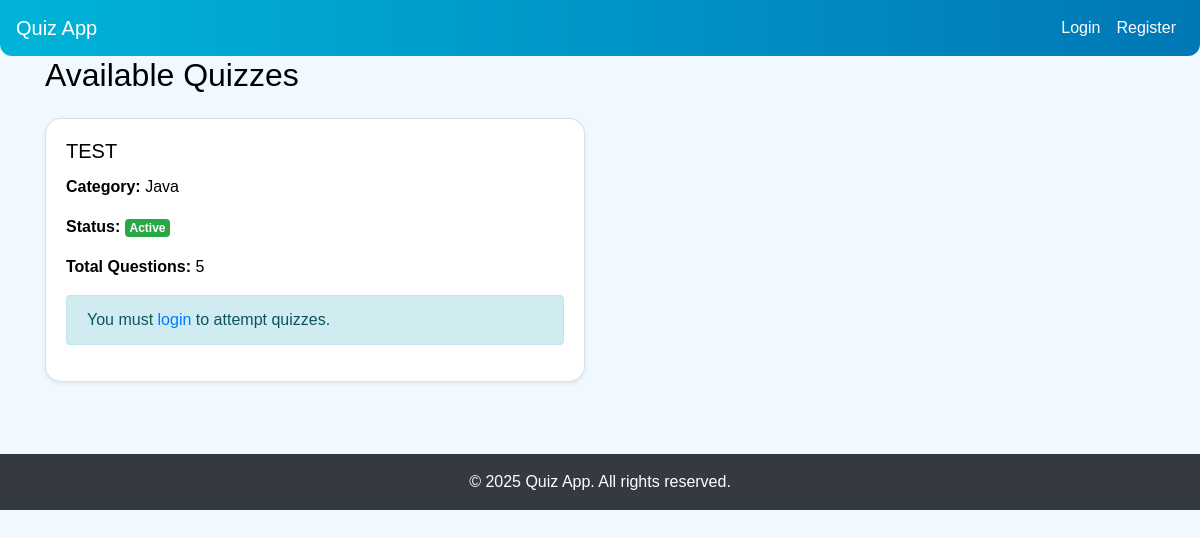
Page /category/1/ on the committed database.
### core/models.py (models this page shows, shortened)
class Quiz(models.Model):
    STATUS_CHOICES = (
        ('active', 'Active'),
        ('hold', 'Hold'),
        ('disabled', 'Disabled'),
    )
    title = models.CharField(max_length=255)
    category = models.ForeignKey(Category, on_delete=models.CASCADE)  # Use ForeignKey, consistent with before
    status = models.CharField(max_length=20, choices=STATUS_CHOICES, default='active')
    created_at = models.DateTimeField(auto_now_add=True)

class Category(models.Model):
    name = models.CharField(max_length=100, unique=True)

### core/views.py (the view)
# urls.py: path('category/<int:category_id>/', views.category_quizzes, name='category_quizzes'),
def category_quizzes(request, category_id):
    quizzes = Quiz.objects.filter(category_id=category_id).annotate(total_questions=Count('question'))
    return render(request, 'core/quizzes_by_category.html', {'quizzes': quizzes})

### templates/core/quizzes_by_category.html
{% extends 'core/base.html' %}
{% block content %}
<h2 class="mb-4">Available Quizzes</h2>
<div class="row">
    {% for quiz in quizzes %}
        <div class="col-md-6 mb-4">
            <div class="card shadow-sm">
                <div class="card-body">
                    <h5 class="card-title">{{ quiz.title }}</h5>
                    <p><strong>Category:</strong> {{ quiz.category.name }}</p>
                    <p><strong>Status:</strong>
                        {% if quiz.status == 'active' %}
                            <span class="badge badge-success">Active</span>
                        {% elif quiz.status == 'hold' %}
                            <span class="badge badge-warning">On Hold</span>
                        {% else %}
                            <span class="badge badge-secondary">Disabled</span>
                        {% endif %}
                    </p>
                    <p><strong>Total Questions:</strong> {{ quiz.total_questions }}</p>
                    {% if user.is_authenticated %}
                        {% if quiz.status == 'active' %}
                   <a href="{% url 'start_quiz' quiz.id %}" class="btn btn-success">Start Quiz</a>
                        {% else %}
                            <div class="alert alert-warning mt-3">
                                This quiz is not currently active and cannot be attempted.
                            </div>
                        {% endif %}
                        {% else %}
                            <div class="alert alert-info mt-3">
                                You must <a href="{% url 'login' %}">login</a> to attempt quizzes.
                            </div>
                    {% endif %}
                </div>
            </div>
        </div>
    {% empty %}
        <p>No quizzes found for this category.</p>
    {% endfor %}
</div>
{% endblock %}

### static/css/style.css (style rules this page uses)
body { background: #f0f9ff; font-family: "Poppins", sans-serif; color: #000; margin: 0; padding: 0; }
.card { border-radius: 16px; background: #fff; box-shadow: 0 6px 20px rgba(0, 0, 0, 0.08); transition: transform 0.2s ease, box-shadow 0.2s ease; }

### rows in the picture
Quiz: title "TEST", category.name "Java", status "Active", total_questions "5"
